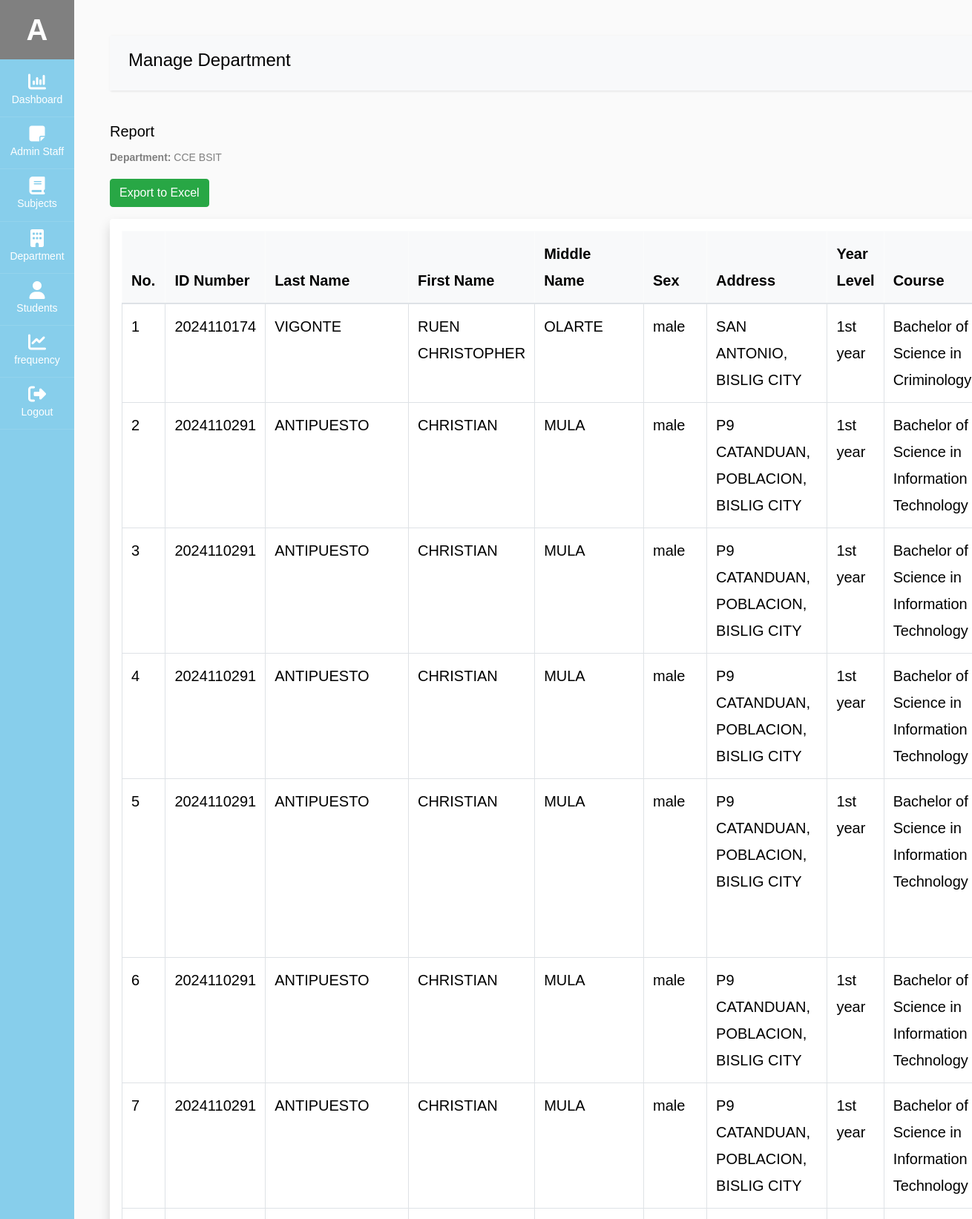
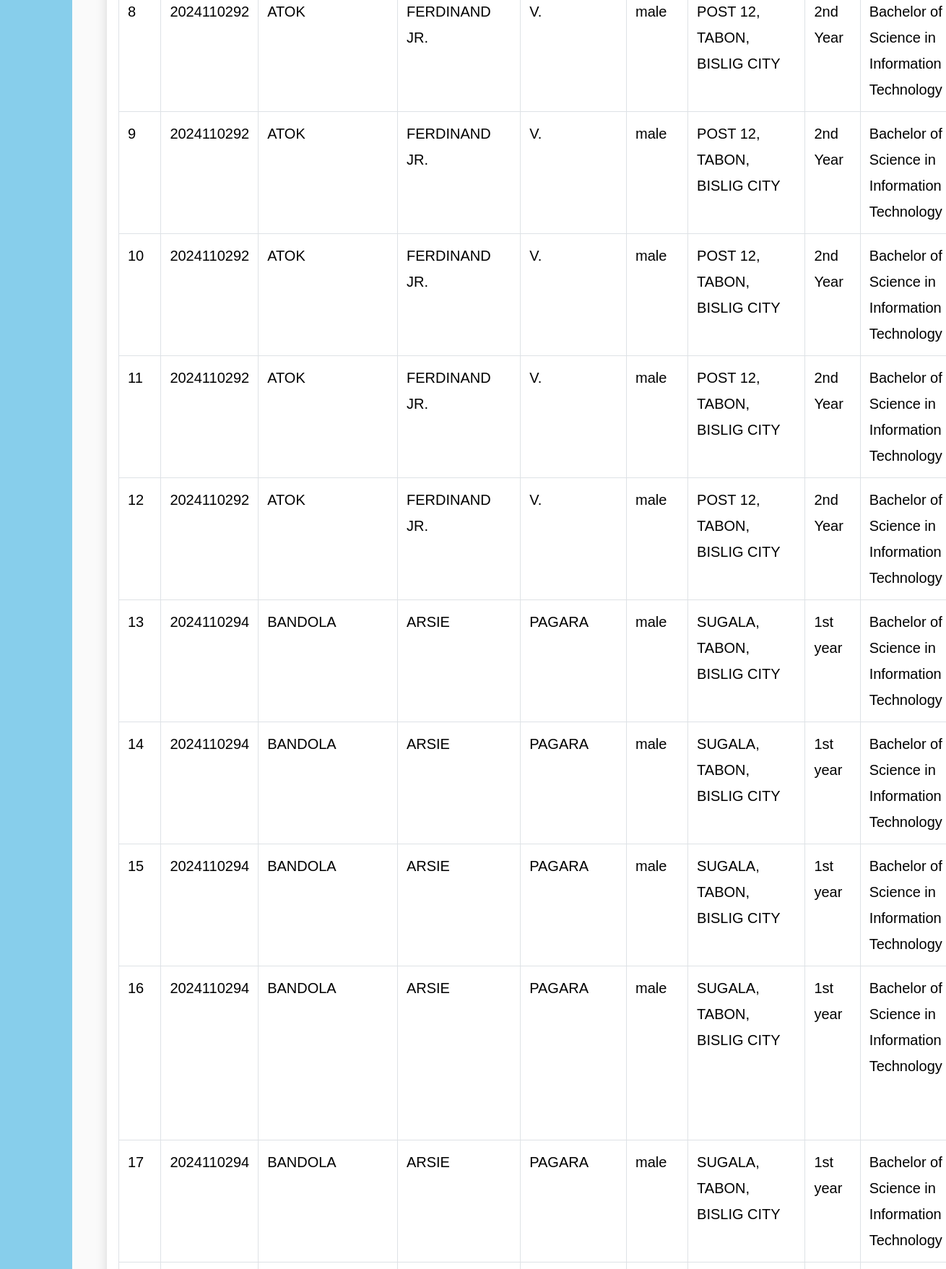
The app's page /admin/view_department.php?dept_id=1 (signed in, upper part) with its own data (2 pictures, top to bottom).
### tables this page shows
CREATE TABLE `user` (
  `admin_id` int(11) NOT NULL,
  `fname` varchar(60) NOT NULL,
  `mname` varchar(60) DEFAULT NULL,
  `lname` varchar(60) NOT NULL,
  `email` varchar(100) NOT NULL,
  `username` varchar(100) NOT NULL,
  `password` varchar(100) NOT NULL,
  `type` varchar(20) NOT NULL,
  `profile_img` varchar(255) DEFAULT NULL,
  `status` int(11) NOT NULL DEFAULT 1
);

CREATE TABLE `department` (
  `dept_id` int(11) NOT NULL,
  `dept_name` varchar(60) NOT NULL,
  `dept_description` text NOT NULL,
  `dept_status` varchar(60) NOT NULL DEFAULT '1'
);

CREATE TABLE `student_subject` (
  `ss_id` int(11) NOT NULL,
  `ss_stud_id` int(11) NOT NULL,
  `ss_subject_id` int(11) NOT NULL,
  `ss_final_grade` decimal(10,2) NOT NULL
);

CREATE TABLE `student` (
  `stud_id` int(11) NOT NULL,
  `stud_course` text NOT NULL,
  `stud_fname` varchar(60) NOT NULL,
  `stud_mname` varchar(60) DEFAULT NULL,
  `stud_lname` varchar(60) NOT NULL,
  `stud_phone` varchar(60) NOT NULL,
  `stud_bday` date NOT NULL,
  `stud_address` varchar(60) NOT NULL,
  `stud_gender` varchar(60) NOT NULL,
  `stud_year_level` varchar(60) NOT NULL,
  `stud_section` varchar(60) NOT NULL,
  `stud_sem` varchar(60) NOT NULL,
  `stud_academic_status` varchar(60) NOT NULL,
  `stud_school_year` varchar(255) NOT NULL,
  `stud_status` int(11) NOT NULL DEFAULT 1
);

### db/db.php (called while the page is built, shortened)
<?php
class db_connect
{
    public $host = db_host;
    public $user = db_user;
    public $pass = db_pass;
    public $name = db_name;
    public function connect()
    {
        try {
            $this->conn = new mysqli($this->host, $this->user, $this->pass, $this->name);
        } catch (\Throwable $th) {
            header("Location:setup.php");
        }
    }
}

### db/class.php (called while the page is built, shortened)
<?php
include('db.php');
class global_class extends db_connect
{
        public function get_All_studentBasedOnDepartment($dept_id)
    {
        $query = $this->conn->prepare("SELECT * FROM `student_subject` as ss
            LEFT JOIN subject as sub
            ON sub.subject_id = ss.ss_subject_id
            LEFT JOIN department as dept
            ON dept.dept_id = sub.sub_dept_id
            LEFT JOIN student as stud
            ON stud.stud_id = ss.ss_stud_id
            WHERE dept.dept_id = ? AND stud.stud_status = '1'");
        $query->bind_param("i", $dept_id);
        if ($query->execute()) {
            $result = $query->get_result();
            return $result;
        }
    }
    public function view_department()
    {
        $query = $this->conn->prepare("SELECT * FROM `department` where dept_status='1'");
        if ($query->execute()) {
            $result = $query->get_result();
            return $result;
        }
    }
    public function get_user_info($admin_id)
    {
        $query = $this->conn->prepare("SELECT * FROM `user` where status='1' AND admin_id =$admin_id");
        if ($query->execute()) {
            $result = $query->get_result();
            return $result;
        }
    }
}

### admin/view_department.php (the view, shortened to what this page needs)
<?php
include('../components/admin-header.php');
$dept_id=$_GET['dept_id'];
$get_department = $admin_db->view_department($dept_id);
    $view_department = $get_department->fetch_array();
    $department=$view_department['dept_name'];
?>
<div id="content" class="p-4 p-md-5">
<nav class="navbar navbar-expand-lg navbar-light bg-light" >
  <div class="container-fluid" >
    <h4>Manage Department</h4>
  </div>
</nav>
<h5>Report</h5>
<p><strong>Department:</strong> <?=$department?></p>
<form method="POST" action="function/export-to-excel_department.php">
    <button type="submit" class="btn btn-success mb-3">Export to Excel</button>
</form>
<div class="table-responsive shadow p-3 mb-5 bg-white rounded">
    <table id="studentTable" class="table table-bordered table-hover table-xl fs-5 w-100">
        <thead class="table-light">
            <tr>
                <th>No.</th>
                <th>ID Number</th>
                <th>Last Name</th>
                <th>First Name</th>
                <th>Middle Name</th>
                <th>Sex</th>
                <th>Address</th>
                <th>Year Level</th>
                <th>Course</th>
            </tr>
        </thead>
        <tbody>
            <?php
                $get_All_student = $admin_db->get_All_studentBasedOnDepartment($dept_id);
                $count = 1;
                while ($student = $get_All_student->fetch_array()):
            ?>
            <tr>
                <td><?=$count?></td>
                <td><?=$student['stud_id']?></td>
                <td><?=$student['stud_lname']?></td>
                <td><?=$student['stud_fname']?></td>
                <td><?=$student['stud_mname']?></td>
                <td><?=$student['stud_gender']?></td>
                <td><?=$student['stud_address']?></td>
                <td><?=$student['stud_year_level']?></td>
                <td><?=$student['stud_course']?></td>
            </tr>
            <?php
                    $count++;
                    endwhile;
            ?>
        </tbody>
    </table>
</div>
<?php
include('../components/admin-footer.php');
?>

### components/admin-header.php (shortened to what this page needs)
<?php
include('../db/class.php');
$admin_db = new global_class();
$admin_restrictions="";
if (isset($_SESSION['admin_id'])) {
    $admin_id = $_SESSION['admin_id'];
    $getUserDetails = $admin_db->get_user_info($admin_id);
    $user = $getUserDetails->fetch_array();
    $admin_id =$user['admin_id'];
    $username=$user['username'];
}
?>
<!doctype html>
<html lang="en">
  <head>
		<link rel="stylesheet" href="../node_modules/font-awesome/css/font-awesome.min.css">
    <link rel="stylesheet" href="../node_modules/alertifyjs/build/css/alertify.min.css"/>
    <link rel="stylesheet" href="../node_modules/alertifyjs//build/css/themes/default.min.css"/>
    <link rel="stylesheet" href="../node_modules/bootstrap/dist/css/bootstrap.min.css"/>
    <link rel="stylesheet" href="../css/dataTables.bootstrap5.css">
		<link rel="stylesheet" href="../css/admin.css">
  </head>
  <body>
		<div class="wrapper d-flex align-items-stretch" >
			<nav id="sidebar" class="active" >
				<h1><a href="profile.php?profile_id=<?=$admin_id?>" class="logo" style="background-color:gray;"><?=ucfirst($username[0])?></a></h1>
        <ul class="list-unstyled components mb-5">
          <li class="active">
            <a href="dashboard.php"><span class="fa fa-bar-chart"></span> Dashboard</a>
          </li>
          <li <?=$admin_restrictions?>>
            <a href="user.php"><span class="fa fa-sticky-note"></span>Admin Staff</a>
          </li>
          <li <?=$admin_restrictions?>>
            <a href="subject.php"><span class="fa fa-book"></span> Subjects</a>
          </li>
          <li <?=$admin_restrictions?>>
            <a href="department.php"><span class="fa fa-building"></span> Department</a>
          </li>
          <li>
              <a href="student.php"><span class="fa fa-user"></span> Students</a>
          </li>
          <li>
              <a href="frequency.php"><span class="fa fa-line-chart"></span> frequency</a>
          </li>
          <li>
            <a href="Logout.php"><span class="fa fa-sign-out"></span> Logout</a>
          </li>
        </ul>
    	</nav>
  </body>
</html>

### records on screen
user: username "A"
department: dept_name "CCE BSIT"
student_subject: ss_stud.stud_id "2024110174", ss_stud.stud_lname "VIGONTE", ss_stud.stud_fname "RUEN CHRISTOPHER", ss_stud.stud_mname "OLARTE", ss_stud.stud_gender "male", ss_stud.stud_address "SAN ANTONIO, BISLIG CITY", ss_stud.stud_year_level "1st year", ss_stud.stud_course "Bachelor of Science in Criminology"
student_subject: ss_stud.stud_id "2024110291", ss_stud.stud_lname "ANTIPUESTO", ss_stud.stud_fname "CHRISTIAN", ss_stud.stud_mname "MULA", ss_stud.stud_gender "male", ss_stud.stud_address "P9 CATANDUAN, POBLACION, BISLIG CITY", ss_stud.stud_year_level "1st year", ss_stud.stud_course "Bachelor of Science in Information Technology"
student_subject: ss_stud.stud_id "2024110291", ss_stud.stud_lname "ANTIPUESTO", ss_stud.stud_fname "CHRISTIAN", ss_stud.stud_mname "MULA", ss_stud.stud_gender "male", ss_stud.stud_address "P9 CATANDUAN, POBLACION, BISLIG CITY", ss_stud.stud_year_level "1st year", ss_stud.stud_course "Bachelor of Science in Information Technology"
student_subject: ss_stud.stud_id "2024110291", ss_stud.stud_lname "ANTIPUESTO", ss_stud.stud_fname "CHRISTIAN", ss_stud.stud_mname "MULA", ss_stud.stud_gender "male", ss_stud.stud_address "P9 CATANDUAN, POBLACION, BISLIG CITY", ss_stud.stud_year_level "1st year", ss_stud.stud_course "Bachelor of Science in Information Technology"
student_subject: ss_stud.stud_id "2024110291", ss_stud.stud_lname "ANTIPUESTO", ss_stud.stud_fname "CHRISTIAN", ss_stud.stud_mname "MULA", ss_stud.stud_gender "male", ss_stud.stud_address "P9 CATANDUAN, POBLACION, BISLIG CITY", ss_stud.stud_year_level "1st year", ss_stud.stud_course "Bachelor of Science in Information Technology"
student_subject: ss_stud.stud_id "2024110291", ss_stud.stud_lname "ANTIPUESTO", ss_stud.stud_fname "CHRISTIAN", ss_stud.stud_mname "MULA", ss_stud.stud_gender "male", ss_stud.stud_address "P9 CATANDUAN, POBLACION, BISLIG CITY", ss_stud.stud_year_level "1st year", ss_stud.stud_course "Bachelor of Science in Information Technology"
student_subject: ss_stud.stud_id "2024110291", ss_stud.stud_lname "ANTIPUESTO", ss_stud.stud_fname "CHRISTIAN", ss_stud.stud_mname "MULA", ss_stud.stud_gender "male", ss_stud.stud_address "P9 CATANDUAN, POBLACION, BISLIG CITY", ss_stud.stud_year_level "1st year", ss_stud.stud_course "Bachelor of Science in Information Technology"
student_subject: ss_stud.stud_id "2024110292", ss_stud.stud_lname "ATOK", ss_stud.stud_fname "FERDINAND JR.", ss_stud.stud_mname "V.", ss_stud.stud_gender "male", ss_stud.stud_address "POST 12, TABON, BISLIG CITY", ss_stud.stud_year_level "2nd Year", ss_stud.stud_course "Bachelor of Science in Information Technology"
student_subject: ss_stud.stud_id "2024110292", ss_stud.stud_lname "ATOK", ss_stud.stud_fname "FERDINAND JR.", ss_stud.stud_mname "V.", ss_stud.stud_gender "male", ss_stud.stud_address "POST 12, TABON, BISLIG CITY", ss_stud.stud_year_level "2nd Year", ss_stud.stud_course "Bachelor of Science in Information Technology"
student_subject: ss_stud.stud_id "2024110292", ss_stud.stud_lname "ATOK", ss_stud.stud_fname "FERDINAND JR.", ss_stud.stud_mname "V.", ss_stud.stud_gender "male", ss_stud.stud_address "POST 12, TABON, BISLIG CITY", ss_stud.stud_year_level "2nd Year", ss_stud.stud_course "Bachelor of Science in Information Technology"
student_subject: ss_stud.stud_id "2024110292", ss_stud.stud_lname "ATOK", ss_stud.stud_fname "FERDINAND JR.", ss_stud.stud_mname "V.", ss_stud.stud_gender "male", ss_stud.stud_address "POST 12, TABON, BISLIG CITY", ss_stud.stud_year_level "2nd Year", ss_stud.stud_course "Bachelor of Science in Information Technology"
student_subject: ss_stud.stud_id "2024110292", ss_stud.stud_lname "ATOK", ss_stud.stud_fname "FERDINAND JR.", ss_stud.stud_mname "V.", ss_stud.stud_gender "male", ss_stud.stud_address "POST 12, TABON, BISLIG CITY", ss_stud.stud_year_level "2nd Year", ss_stud.stud_course "Bachelor of Science in Information Technology"
student_subject: ss_stud.stud_id "2024110294", ss_stud.stud_lname "BANDOLA", ss_stud.stud_fname "ARSIE", ss_stud.stud_mname "PAGARA", ss_stud.stud_gender "male", ss_stud.stud_address "SUGALA, TABON, BISLIG CITY", ss_stud.stud_year_level "1st year", ss_stud.stud_course "Bachelor of Science in Information Technology"
student_subject: ss_stud.stud_id "2024110294", ss_stud.stud_lname "BANDOLA", ss_stud.stud_fname "ARSIE", ss_stud.stud_mname "PAGARA", ss_stud.stud_gender "male", ss_stud.stud_address "SUGALA, TABON, BISLIG CITY", ss_stud.stud_year_level "1st year", ss_stud.stud_course "Bachelor of Science in Information Technology"
student_subject: ss_stud.stud_id "2024110294", ss_stud.stud_lname "BANDOLA", ss_stud.stud_fname "ARSIE", ss_stud.stud_mname "PAGARA", ss_stud.stud_gender "male", ss_stud.stud_address "SUGALA, TABON, BISLIG CITY", ss_stud.stud_year_level "1st year", ss_stud.stud_course "Bachelor of Science in Information Technology"
student_subject: ss_stud.stud_id "2024110294", ss_stud.stud_lname "BANDOLA", ss_stud.stud_fname "ARSIE", ss_stud.stud_mname "PAGARA", ss_stud.stud_gender "male", ss_stud.stud_address "SUGALA, TABON, BISLIG CITY", ss_stud.stud_year_level "1st year", ss_stud.stud_course "Bachelor of Science in Information Technology"
student_subject: ss_stud.stud_id "2024110294", ss_stud.stud_lname "BANDOLA", ss_stud.stud_fname "ARSIE", ss_stud.stud_mname "PAGARA", ss_stud.stud_gender "male", ss_stud.stud_address "SUGALA, TABON, BISLIG CITY", ss_stud.stud_year_level "1st year", ss_stud.stud_course "Bachelor of Science in Information Technology"
